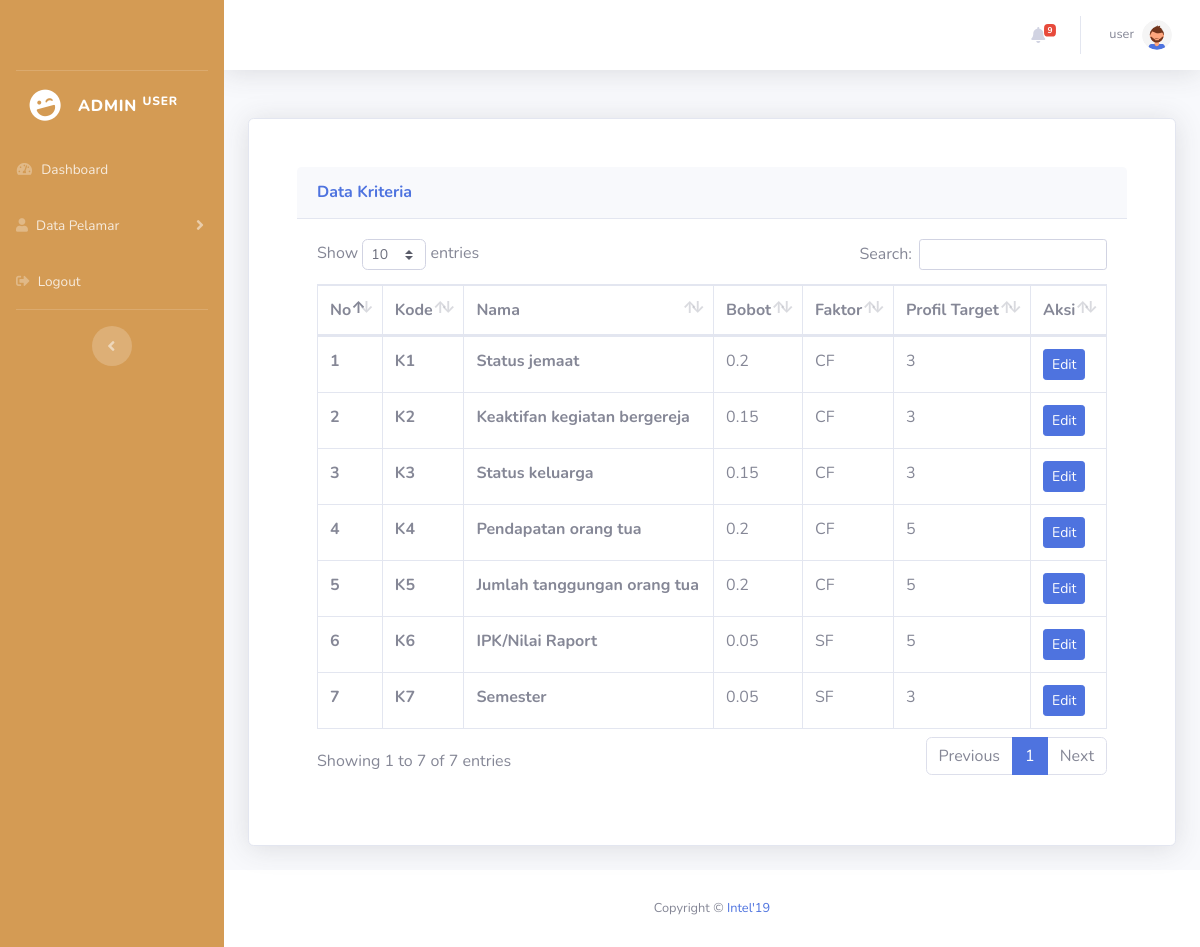
The app's page /admin/kriteria.php (signed in), older data.
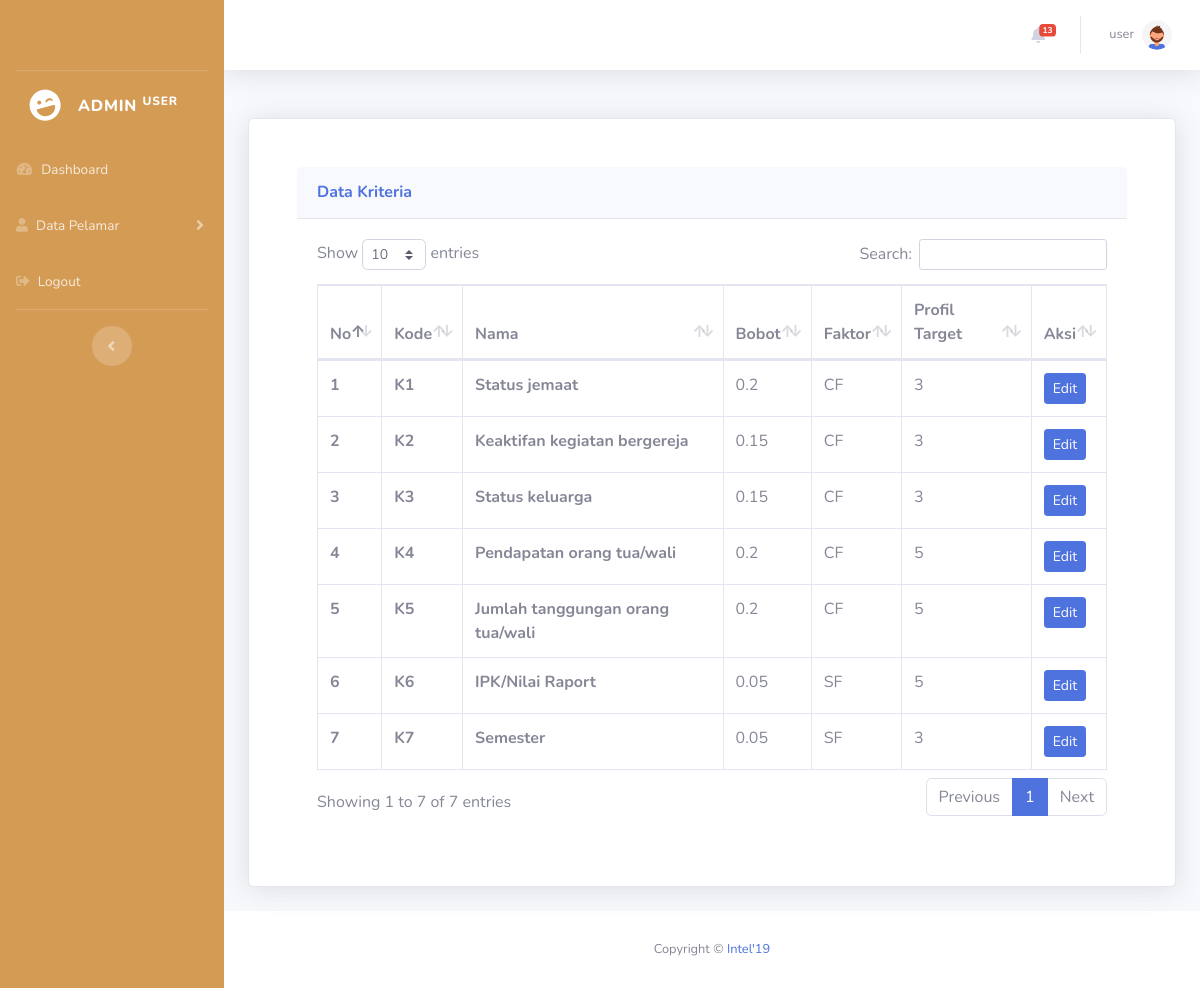
The same page, newer data.
### tables this page shows
CREATE TABLE `kriteria` (
  `id_kriteria` varchar(2) NOT NULL,
  `nama_kriteria` varchar(255) NOT NULL,
  `bobot_kriteria` float NOT NULL,
  `faktor` varchar(50) NOT NULL,
  `profile_target` int(11) NOT NULL
);

### config.php (called while the page is built, shortened)
<?php
function connectDatabase()
{
    $conn = new mysqli(DB_HOST, DB_USERNAME, DB_PASSWORD, DB_NAME);
    return $conn;
}
?>

### admin/functions/notifikasi.php (called while the page is built, shortened)
<?php
require_once '../config.php';
class Notifikasi{
    private $db;
    public function __construct()
    {
        $this->db = connectDatabase();
    }
    public function countBelumDibaca($id_penerima=null)
    {
        return $this->db->query("SELECT * FROM notifikasi_admin WHERE f_id_penerima=$id_penerima AND dibuka='0'");
    }
}
$Notifikasi = new Notifikasi();
?>

### admin/functions/kriteria.php (called while the page is built, shortened)
<?php
require_once '../config.php';
class Kriteria{
    private $db;
    public function __construct()
    {
        $this->db = connectDatabase();
        $this->addKriteria();
    }
    public function getKriteria(){
        return $this->db->query("SELECT * FROM kriteria");
    }
    public function addKriteria(){
        $data_kriteria = [
            ["K1","Status jemaat",0.2,"CF",3],
            ["K2","Keaktifan kegiatan bergereja",0.15,"CF",3],
            ["K3","Status keluarga",0.15,"CF",3],
            ["K4","Pendapatan orang tua",0.2,"CF",5],
            ["K5","Jumlah tanggungan orang tua",0.2,"CF",5],
            ["K6","Raport pendidikan / Kartu Hasil Studi (KHS)",0.05,"SF",5],
            ["K7","Semester",0.05,"SF",3]
        ];
        foreach ($data_kriteria as $key => $kriteria) {
            $cekKriteria = $this->db->query("SELECT * FROM kriteria WHERE LOWER(nama_kriteria) = '".strtolower($kriteria[1])."' OR id_kriteria != '$kriteria[0]'");
        }
    }
}
$dataKriteria = new Kriteria();
?>

### admin/kriteria.php (the view, shortened to what the changed rows need)
<?php
require_once './header.php';
require_once './functions/kriteria.php';
$data_kriteria = $dataKriteria->getKriteria();
?>
<div class="row">
    <div class="col-lg-12">
        <div class="card shadow mb-4">
            <div class="justify-content-center p-5">
                <div class="card-body">
                    <div class="table-responsive">
                        <table class="table table-bordered" id="dataTable" width="100%" cellspacing="0">
                            <thead>
                                <tr>
                                    <th>No</th>
                                    <th>Kode</th>
                                    <th>Nama</th>
                                    <th>Bobot</th>
                                    <th>Faktor</th>
                                    <th>Profil Target</th>
                                    <th>Aksi</th>
                                </tr>
                            </thead>
                            <tbody>
                                <?php foreach ($data_kriteria as $key => $kriteria):?>
                                <tr>
                                    <th scope="row"><?=$key+1;?></th>
                                    <th><?=$kriteria['id_kriteria'];?></th>
                                    <th><?=$kriteria['nama_kriteria'];?></th>
                                    <td><?=$kriteria['bobot_kriteria'];?></td>
                                    <td><?=$kriteria['faktor'];?></td>
                                    <td><?=$kriteria['profile_target'];?></td>
                                    <td>
                                        <button type="button" data-target="#edit<?=$kriteria['id_kriteria'];?>"
                                            data-toggle="modal" class="btn btn-sm btn-primary">Edit</button>
                                    </td>
                                </tr>
                                <?php endforeach;?>
                            </tbody>
                        </table>
                    </div>
                </div>
            </div>
        </div>
    </div>
</div>
<?php require './footer.php';?>

### admin/header.php (shortened to what the changed rows need)
<?php
require_once '../config.php';
require_once './functions/notifikasi.php';
$countBelumDibaca = 0;
if($_SESSION['id_rayon'] != 1 && $_SESSION['level'] == 1){
    $countBelumDibaca = mysqli_num_rows($Notifikasi->countBelumDibaca((int)$_SESSION['id_user']));
}
?>
<!DOCTYPE html>
<html lang="en">
<head>
    <link href="../assets/vendor/fontawesome-free/css/all.min.css" rel="stylesheet" type="text/css" />
    <link href="../assets/css/sb-admin-2.min.css" rel="stylesheet" />
    <link href="../assets/vendor/datatables/dataTables.bootstrap4.min.css" rel="stylesheet">
    <link href="../assets/lightbox2/css/lightbox.css" rel="stylesheet" />
    <link rel="stylesheet" href="https://cdn.jsdelivr.net/npm/sweetalert2@11/dist/sweetalert2.min.css">
</head>
<body id="page-top">
    <div id="wrapper">
        <div id="content-wrapper" class="d-flex flex-column">
            <div id="content">
                <nav class="navbar navbar-expand navbar-light bg-white topbar mb-4 static-top shadow">
                    <ul class="navbar-nav ml-auto">
                        <?php if($_SESSION['id_rayon'] != 1 && $_SESSION['level'] == 1):?>
                        <li class="nav-item dropdown no-arrow mx-1">
                            <a class="nav-link dropdown-toggle" href="#" id="alertsDropdown" role="button"
                                data-toggle="dropdown" aria-haspopup="true" aria-expanded="false">
                                <i class="fas fa-bell fa-fw"></i>
                                <span class="badge badge-danger badge-counter"><?=$countBelumDibaca?></span>
                            </a>
                        </li>
                        <?php endif;?>
                    </ul>
                </nav>
                <div class="container-fluid">

Row changes from the older to the newer data that the page shows:
changed kriteria "K4": nama_kriteria "Pendapatan orang tua" → "Pendapatan orang tua/wali"
changed kriteria "K5": nama_kriteria "Jumlah tanggungan orang tua" → "Jumlah tanggungan orang tua/wali"
Text that changed along with them:
$countBelumDibaca: "9" → "13"
